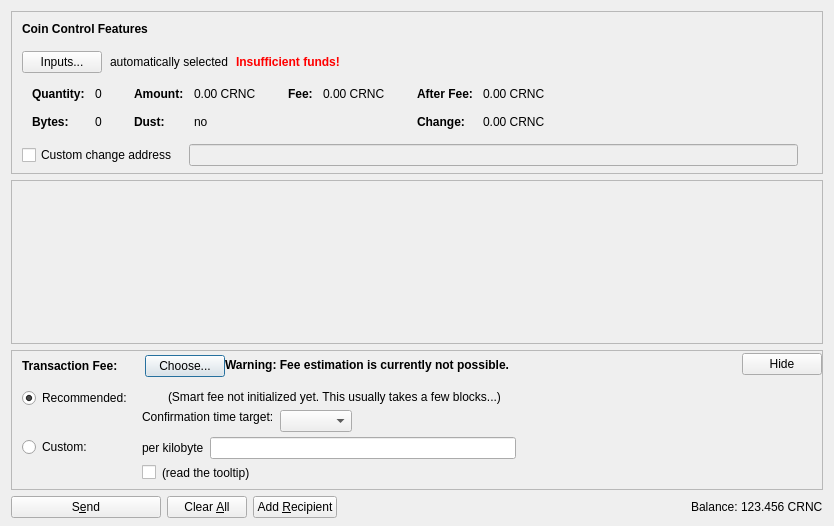
<?xml version="1.0" encoding="UTF-8"?>
<ui version="4.0">
 <class>SendCoinsDialog</class>
 <widget class="QDialog" name="SendCoinsDialog">
  <property name="geometry">
   <rect>
    <x>0</x>
    <y>0</y>
    <width>720</width>
    <height>526</height>
   </rect>
  </property>
  <property name="windowTitle">
   <string>Send Coins</string>
  </property>
  <layout class="QVBoxLayout" name="verticalLayout" stretch="0,1,0,0">
   <property name="bottomMargin">
    <number>8</number>
   </property>
   <item>
    <widget class="QFrame" name="frameCoinControl">
     <property name="sizePolicy">
      <sizepolicy hsizetype="Expanding" vsizetype="Expanding">
       <horstretch>0</horstretch>
       <verstretch>0</verstretch>
      </sizepolicy>
     </property>
     <property name="maximumSize">
      <size>
       <width>16777215</width>
       <height>16777215</height>
      </size>
     </property>
     <property name="frameShape">
      <enum>QFrame::StyledPanel</enum>
     </property>
     <property name="frameShadow">
      <enum>QFrame::Sunken</enum>
     </property>
     <layout class="QVBoxLayout" name="verticalLayoutCoinControl2">
      <property name="spacing">
       <number>0</number>
      </property>
      <property name="leftMargin">
       <number>0</number>
      </property>
      <property name="topMargin">
       <number>0</number>
      </property>
      <property name="rightMargin">
       <number>0</number>
      </property>
      <property name="bottomMargin">
       <number>6</number>
      </property>
      <item>
       <layout class="QVBoxLayout" name="verticalLayoutCoinControl" stretch="0,0,0,0,1">
        <property name="spacing">
         <number>0</number>
        </property>
        <property name="leftMargin">
         <number>10</number>
        </property>
        <property name="topMargin">
         <number>10</number>
        </property>
        <item>
         <layout class="QHBoxLayout" name="horizontalLayoutCoinControl1">
          <property name="bottomMargin">
           <number>15</number>
          </property>
          <item>
           <widget class="QLabel" name="labelCoinControlFeatures">
            <property name="sizePolicy">
             <sizepolicy hsizetype="Preferred" vsizetype="Maximum">
              <horstretch>0</horstretch>
              <verstretch>0</verstretch>
             </sizepolicy>
            </property>
            <property name="font">
             <font>
              <weight>75</weight>
              <bold>true</bold>
             </font>
            </property>
            <property name="styleSheet">
             <string notr="true">font-weight:bold;</string>
            </property>
            <property name="text">
             <string>Coin Control Features</string>
            </property>
           </widget>
          </item>
         </layout>
        </item>
        <item>
         <layout class="QHBoxLayout" name="horizontalLayoutCoinControl2" stretch="0,0,0,0">
          <property name="spacing">
           <number>8</number>
          </property>
          <property name="bottomMargin">
           <number>10</number>
          </property>
          <item>
           <widget class="QPushButton" name="pushButtonCoinControl">
            <property name="styleSheet">
             <string notr="true"/>
            </property>
            <property name="text">
             <string>Inputs...</string>
            </property>
            <property name="autoDefault">
             <bool>false</bool>
            </property>
           </widget>
          </item>
          <item>
           <widget class="QLabel" name="labelCoinControlAutomaticallySelected">
            <property name="text">
             <string>automatically selected</string>
            </property>
            <property name="margin">
             <number>5</number>
            </property>
           </widget>
          </item>
          <item>
           <widget class="QLabel" name="labelCoinControlInsuffFunds">
            <property name="font">
             <font>
              <weight>75</weight>
              <bold>true</bold>
             </font>
            </property>
            <property name="styleSheet">
             <string notr="true">color:red;font-weight:bold;</string>
            </property>
            <property name="text">
             <string>Insufficient funds!</string>
            </property>
            <property name="margin">
             <number>5</number>
            </property>
           </widget>
          </item>
          <item>
           <spacer name="horizontalSpacerCoinControl">
            <property name="orientation">
             <enum>Qt::Horizontal</enum>
            </property>
            <property name="sizeHint" stdset="0">
             <size>
              <width>40</width>
              <height>1</height>
             </size>
            </property>
           </spacer>
          </item>
         </layout>
        </item>
        <item>
         <widget class="QWidget" name="widgetCoinControl" native="true">
          <property name="sizePolicy">
           <sizepolicy hsizetype="Preferred" vsizetype="Preferred">
            <horstretch>0</horstretch>
            <verstretch>0</verstretch>
           </sizepolicy>
          </property>
          <property name="minimumSize">
           <size>
            <width>0</width>
            <height>0</height>
           </size>
          </property>
          <property name="styleSheet">
           <string notr="true"/>
          </property>
          <layout class="QHBoxLayout" name="horizontalLayoutCoinControl5">
           <property name="leftMargin">
            <number>0</number>
           </property>
           <property name="topMargin">
            <number>0</number>
           </property>
           <property name="rightMargin">
            <number>0</number>
           </property>
           <property name="bottomMargin">
            <number>0</number>
           </property>
           <item>
            <layout class="QHBoxLayout" name="horizontalLayoutCoinControl3" stretch="0,0,0,1">
             <property name="spacing">
              <number>20</number>
             </property>
             <property name="topMargin">
              <number>0</number>
             </property>
             <property name="bottomMargin">
              <number>10</number>
             </property>
             <item>
              <layout class="QFormLayout" name="formLayoutCoinControl1">
               <property name="horizontalSpacing">
                <number>10</number>
               </property>
               <property name="verticalSpacing">
                <number>14</number>
               </property>
               <property name="leftMargin">
                <number>10</number>
               </property>
               <property name="topMargin">
                <number>4</number>
               </property>
               <property name="rightMargin">
                <number>6</number>
               </property>
               <item row="0" column="0">
                <widget class="QLabel" name="labelCoinControlQuantityText">
                 <property name="font">
                  <font>
                   <weight>75</weight>
                   <bold>true</bold>
                  </font>
                 </property>
                 <property name="text">
                  <string>Quantity:</string>
                 </property>
                 <property name="margin">
                  <number>0</number>
                 </property>
                </widget>
               </item>
               <item row="0" column="1">
                <widget class="QLabel" name="labelCoinControlQuantity">
                 <property name="cursor">
                  <cursorShape>IBeamCursor</cursorShape>
                 </property>
                 <property name="contextMenuPolicy">
                  <enum>Qt::ActionsContextMenu</enum>
                 </property>
                 <property name="text">
                  <string notr="true">0</string>
                 </property>
                 <property name="margin">
                  <number>0</number>
                 </property>
                 <property name="textInteractionFlags">
                  <set>Qt::LinksAccessibleByMouse|Qt::TextSelectableByKeyboard|Qt::TextSelectableByMouse</set>
                 </property>
                </widget>
               </item>
               <item row="1" column="0">
                <widget class="QLabel" name="labelCoinControlBytesText">
                 <property name="font">
                  <font>
                   <weight>75</weight>
                   <bold>true</bold>
                  </font>
                 </property>
                 <property name="text">
                  <string>Bytes:</string>
                 </property>
                </widget>
               </item>
               <item row="1" column="1">
                <widget class="QLabel" name="labelCoinControlBytes">
                 <property name="cursor">
                  <cursorShape>IBeamCursor</cursorShape>
                 </property>
                 <property name="contextMenuPolicy">
                  <enum>Qt::ActionsContextMenu</enum>
                 </property>
                 <property name="text">
                  <string notr="true">0</string>
                 </property>
                 <property name="textInteractionFlags">
                  <set>Qt::LinksAccessibleByMouse|Qt::TextSelectableByKeyboard|Qt::TextSelectableByMouse</set>
                 </property>
                </widget>
               </item>
              </layout>
             </item>
             <item>
              <layout class="QFormLayout" name="formLayoutCoinControl2">
               <property name="horizontalSpacing">
                <number>10</number>
               </property>
               <property name="verticalSpacing">
                <number>14</number>
               </property>
               <property name="leftMargin">
                <number>6</number>
               </property>
               <property name="topMargin">
                <number>4</number>
               </property>
               <property name="rightMargin">
                <number>6</number>
               </property>
               <item row="0" column="0">
                <widget class="QLabel" name="labelCoinControlAmountText">
                 <property name="font">
                  <font>
                   <weight>75</weight>
                   <bold>true</bold>
                  </font>
                 </property>
                 <property name="text">
                  <string>Amount:</string>
                 </property>
                 <property name="margin">
                  <number>0</number>
                 </property>
                </widget>
               </item>
               <item row="0" column="1">
                <widget class="QLabel" name="labelCoinControlAmount">
                 <property name="cursor">
                  <cursorShape>IBeamCursor</cursorShape>
                 </property>
                 <property name="contextMenuPolicy">
                  <enum>Qt::ActionsContextMenu</enum>
                 </property>
                 <property name="text">
                  <string notr="true">0.00 CRNC</string>
                 </property>
                 <property name="textInteractionFlags">
                  <set>Qt::LinksAccessibleByMouse|Qt::TextSelectableByKeyboard|Qt::TextSelectableByMouse</set>
                 </property>
                </widget>
               </item>
               <item row="1" column="0">
                <widget class="QLabel" name="labelCoinControlLowOutputText">
                 <property name="font">
                  <font>
                   <weight>75</weight>
                   <bold>true</bold>
                  </font>
                 </property>
                 <property name="text">
                  <string>Dust:</string>
                 </property>
                </widget>
               </item>
               <item row="1" column="1">
                <widget class="QLabel" name="labelCoinControlLowOutput">
                 <property name="cursor">
                  <cursorShape>IBeamCursor</cursorShape>
                 </property>
                 <property name="contextMenuPolicy">
                  <enum>Qt::ActionsContextMenu</enum>
                 </property>
                 <property name="text">
                  <string notr="true">no</string>
                 </property>
                 <property name="textInteractionFlags">
                  <set>Qt::LinksAccessibleByMouse|Qt::TextSelectableByKeyboard|Qt::TextSelectableByMouse</set>
                 </property>
                </widget>
               </item>
              </layout>
             </item>
             <item>
              <layout class="QFormLayout" name="formLayoutCoinControl3">
               <property name="horizontalSpacing">
                <number>10</number>
               </property>
               <property name="verticalSpacing">
                <number>14</number>
               </property>
               <property name="leftMargin">
                <number>6</number>
               </property>
               <property name="topMargin">
                <number>4</number>
               </property>
               <property name="rightMargin">
                <number>6</number>
               </property>
               <item row="0" column="0">
                <widget class="QLabel" name="labelCoinControlFeeText">
                 <property name="font">
                  <font>
                   <weight>75</weight>
                   <bold>true</bold>
                  </font>
                 </property>
                 <property name="text">
                  <string>Fee:</string>
                 </property>
                 <property name="margin">
                  <number>0</number>
                 </property>
                </widget>
               </item>
               <item row="0" column="1">
                <widget class="QLabel" name="labelCoinControlFee">
                 <property name="cursor">
                  <cursorShape>IBeamCursor</cursorShape>
                 </property>
                 <property name="contextMenuPolicy">
                  <enum>Qt::ActionsContextMenu</enum>
                 </property>
                 <property name="text">
                  <string notr="true">0.00 CRNC</string>
                 </property>
                 <property name="textInteractionFlags">
                  <set>Qt::LinksAccessibleByMouse|Qt::TextSelectableByKeyboard|Qt::TextSelectableByMouse</set>
                 </property>
                </widget>
               </item>
              </layout>
             </item>
             <item>
              <layout class="QFormLayout" name="formLayoutCoinControl4">
               <property name="horizontalSpacing">
                <number>10</number>
               </property>
               <property name="verticalSpacing">
                <number>14</number>
               </property>
               <property name="leftMargin">
                <number>6</number>
               </property>
               <property name="topMargin">
                <number>4</number>
               </property>
               <property name="rightMargin">
                <number>6</number>
               </property>
               <item row="0" column="0">
                <widget class="QLabel" name="labelCoinControlAfterFeeText">
                 <property name="font">
                  <font>
                   <weight>75</weight>
                   <bold>true</bold>
                  </font>
                 </property>
                 <property name="text">
                  <string>After Fee:</string>
                 </property>
                 <property name="margin">
                  <number>0</number>
                 </property>
                </widget>
               </item>
               <item row="0" column="1">
                <widget class="QLabel" name="labelCoinControlAfterFee">
                 <property name="cursor">
                  <cursorShape>IBeamCursor</cursorShape>
                 </property>
                 <property name="contextMenuPolicy">
                  <enum>Qt::ActionsContextMenu</enum>
                 </property>
                 <property name="text">
                  <string notr="true">0.00 CRNC</string>
                 </property>
                 <property name="textInteractionFlags">
                  <set>Qt::LinksAccessibleByMouse|Qt::TextSelectableByKeyboard|Qt::TextSelectableByMouse</set>
                 </property>
                </widget>
               </item>
               <item row="1" column="0">
                <widget class="QLabel" name="labelCoinControlChangeText">
                 <property name="font">
                  <font>
                   <weight>75</weight>
                   <bold>true</bold>
                  </font>
                 </property>
                 <property name="text">
                  <string>Change:</string>
                 </property>
                </widget>
               </item>
               <item row="1" column="1">
                <widget class="QLabel" name="labelCoinControlChange">
                 <property name="cursor">
                  <cursorShape>IBeamCursor</cursorShape>
                 </property>
                 <property name="contextMenuPolicy">
                  <enum>Qt::ActionsContextMenu</enum>
                 </property>
                 <property name="text">
                  <string notr="true">0.00 CRNC</string>
                 </property>
                 <property name="textInteractionFlags">
                  <set>Qt::LinksAccessibleByMouse|Qt::TextSelectableByKeyboard|Qt::TextSelectableByMouse</set>
                 </property>
                </widget>
               </item>
              </layout>
             </item>
            </layout>
           </item>
          </layout>
         </widget>
        </item>
        <item>
         <layout class="QHBoxLayout" name="horizontalLayoutCoinControl4" stretch="0,0,0">
          <property name="spacing">
           <number>12</number>
          </property>
          <property name="sizeConstraint">
           <enum>QLayout::SetDefaultConstraint</enum>
          </property>
          <property name="topMargin">
           <number>5</number>
          </property>
          <property name="rightMargin">
           <number>5</number>
          </property>
          <item>
           <widget class="QCheckBox" name="checkBoxCoinControlChange">
            <property name="toolTip">
             <string>If this is activated, but the change address is empty or invalid, change will be sent to a newly generated address.</string>
            </property>
            <property name="text">
             <string>Custom change address</string>
            </property>
           </widget>
          </item>
          <item>
           <widget class="QValidatedLineEdit" name="lineEditCoinControlChange">
            <property name="enabled">
             <bool>false</bool>
            </property>
            <property name="sizePolicy">
             <sizepolicy hsizetype="Expanding" vsizetype="Fixed">
              <horstretch>0</horstretch>
              <verstretch>0</verstretch>
             </sizepolicy>
            </property>
           </widget>
          </item>
          <item>
           <widget class="QLabel" name="labelCoinControlChangeLabel">
            <property name="sizePolicy">
             <sizepolicy hsizetype="Preferred" vsizetype="Expanding">
              <horstretch>0</horstretch>
              <verstretch>0</verstretch>
             </sizepolicy>
            </property>
            <property name="minimumSize">
             <size>
              <width>0</width>
              <height>0</height>
             </size>
            </property>
            <property name="text">
             <string/>
            </property>
            <property name="margin">
             <number>3</number>
            </property>
           </widget>
          </item>
         </layout>
        </item>
        <item>
         <spacer name="verticalSpacerCoinControl">
          <property name="orientation">
           <enum>Qt::Vertical</enum>
          </property>
          <property name="sizeHint" stdset="0">
           <size>
            <width>800</width>
            <height>1</height>
           </size>
          </property>
         </spacer>
        </item>
       </layout>
      </item>
     </layout>
    </widget>
   </item>
   <item>
    <widget class="QScrollArea" name="scrollArea">
     <property name="widgetResizable">
      <bool>true</bool>
     </property>
     <widget class="QWidget" name="scrollAreaWidgetContents">
      <property name="geometry">
       <rect>
        <x>0</x>
        <y>0</y>
        <width>830</width>
        <height>78</height>
       </rect>
      </property>
      <layout class="QVBoxLayout" name="verticalLayout_2" stretch="0,1">
       <property name="leftMargin">
        <number>0</number>
       </property>
       <property name="topMargin">
        <number>0</number>
       </property>
       <property name="rightMargin">
        <number>0</number>
       </property>
       <property name="bottomMargin">
        <number>0</number>
       </property>
       <item>
        <layout class="QVBoxLayout" name="entries">
         <property name="spacing">
          <number>6</number>
         </property>
        </layout>
       </item>
       <item>
        <spacer name="verticalSpacer">
         <property name="orientation">
          <enum>Qt::Vertical</enum>
         </property>
         <property name="sizeHint" stdset="0">
          <size>
           <width>20</width>
           <height>40</height>
          </size>
         </property>
        </spacer>
       </item>
      </layout>
     </widget>
    </widget>
   </item>
   <item>
    <widget class="QFrame" name="frameFee">
     <property name="sizePolicy">
      <sizepolicy hsizetype="Expanding" vsizetype="Expanding">
       <horstretch>0</horstretch>
       <verstretch>0</verstretch>
      </sizepolicy>
     </property>
     <property name="maximumSize">
      <size>
       <width>16777215</width>
       <height>16777215</height>
      </size>
     </property>
     <property name="frameShape">
      <enum>QFrame::StyledPanel</enum>
     </property>
     <property name="frameShadow">
      <enum>QFrame::Sunken</enum>
     </property>
     <layout class="QVBoxLayout" name="verticalLayoutFee1">
      <property name="spacing">
       <number>0</number>
      </property>
      <property name="leftMargin">
       <number>0</number>
      </property>
      <property name="topMargin">
       <number>0</number>
      </property>
      <property name="rightMargin">
       <number>0</number>
      </property>
      <property name="bottomMargin">
       <number>0</number>
      </property>
      <item>
       <layout class="QVBoxLayout" name="verticalLayoutFee2" stretch="0,0,0">
        <property name="spacing">
         <number>0</number>
        </property>
        <property name="leftMargin">
         <number>10</number>
        </property>
        <property name="topMargin">
         <number>0</number>
        </property>
        <item>
         <layout class="QHBoxLayout" name="horizontalLayoutFee1">
          <property name="bottomMargin">
           <number>0</number>
          </property>
          <item>
           <layout class="QVBoxLayout" name="verticalLayoutFee7">
            <property name="spacing">
             <number>0</number>
            </property>
            <item>
             <spacer name="verticalSpacerSmartFee">
              <property name="orientation">
               <enum>Qt::Vertical</enum>
              </property>
              <property name="sizeType">
               <enum>QSizePolicy::Fixed</enum>
              </property>
              <property name="sizeHint" stdset="0">
               <size>
                <width>1</width>
                <height>4</height>
               </size>
              </property>
             </spacer>
            </item>
            <item>
             <layout class="QHBoxLayout" name="horizontalLayoutSmartFee">
              <property name="spacing">
               <number>10</number>
              </property>
              <item>
               <widget class="QLabel" name="labelFeeHeadline">
                <property name="sizePolicy">
                 <sizepolicy hsizetype="Preferred" vsizetype="Maximum">
                  <horstretch>0</horstretch>
                  <verstretch>0</verstretch>
                 </sizepolicy>
                </property>
                <property name="font">
                 <font>
                  <weight>75</weight>
                  <bold>true</bold>
                 </font>
                </property>
                <property name="styleSheet">
                 <string notr="true">font-weight:bold;</string>
                </property>
                <property name="text">
                 <string>Transaction Fee:</string>
                </property>
               </widget>
              </item>
              <item>
               <widget class="QLabel" name="labelFeeMinimized">
                <property name="text">
                 <string/>
                </property>
               </widget>
              </item>
              <item>
               <widget class="QPushButton" name="buttonChooseFee">
                <property name="text">
                 <string>Choose...</string>
                </property>
               </widget>
              </item>
             </layout>
            </item>
            <item>
             <spacer name="verticalSpacer_5">
              <property name="orientation">
               <enum>Qt::Vertical</enum>
              </property>
              <property name="sizeHint" stdset="0">
               <size>
                <width>1</width>
                <height>1</height>
               </size>
              </property>
             </spacer>
            </item>
           </layout>
          </item>
          <item>
           <widget class="QLabel" name="fallbackFeeWarningLabel">
            <property name="font">
             <font>
              <weight>75</weight>
              <bold>true</bold>
             </font>
            </property>
            <property name="toolTip">
             <string>Using the fallbackfee can result in sending a transaction that will take several hours or days (or never) to confirm. Consider choosing your fee manually or wait until you have validated the complete chain.</string>
            </property>
            <property name="text">
             <string>Warning: Fee estimation is currently not possible.</string>
            </property>
            <property name="wordWrap">
             <bool>false</bool>
            </property>
           </widget>
          </item>
          <item>
           <spacer name="horizontalSpacer_4">
            <property name="orientation">
             <enum>Qt::Horizontal</enum>
            </property>
            <property name="sizeType">
             <enum>QSizePolicy::MinimumExpanding</enum>
            </property>
            <property name="sizeHint" stdset="0">
             <size>
              <width>40</width>
              <height>20</height>
             </size>
            </property>
           </spacer>
          </item>
          <item>
           <widget class="QPushButton" name="buttonMinimizeFee">
            <property name="toolTip">
             <string>collapse fee-settings</string>
            </property>
            <property name="text">
             <string>Hide</string>
            </property>
           </widget>
          </item>
         </layout>
        </item>
        <item>
         <widget class="QFrame" name="frameFeeSelection">
          <layout class="QVBoxLayout" name="verticalLayoutFee12">
           <property name="spacing">
            <number>0</number>
           </property>
           <property name="leftMargin">
            <number>0</number>
           </property>
           <property name="topMargin">
            <number>0</number>
           </property>
           <property name="rightMargin">
            <number>0</number>
           </property>
           <property name="bottomMargin">
            <number>0</number>
           </property>
           <item>
            <layout class="QGridLayout" name="gridLayoutFee">
             <property name="topMargin">
              <number>10</number>
             </property>
             <property name="bottomMargin">
              <number>4</number>
             </property>
             <property name="horizontalSpacing">
              <number>10</number>
             </property>
             <property name="verticalSpacing">
              <number>4</number>
             </property>
             <item row="1" column="1">
              <layout class="QVBoxLayout" name="verticalLayoutFee8">
               <property name="spacing">
                <number>6</number>
               </property>
               <item>
                <layout class="QHBoxLayout" name="horizontalLayoutFee13">
                 <item>
                  <widget class="QLabel" name="labelCustomPerKilobyte">
                   <property name="toolTip">
                    <string>If the custom fee is set to 1000 satoshis and the transaction is only 250 bytes, then &quot;per kilobyte&quot; only pays 250 satoshis in fee, while &quot;total at least&quot; pays 1000 satoshis. For transactions bigger than a kilobyte both pay by kilobyte.</string>
                   </property>
                   <property name="text">
                    <string>per kilobyte</string>
                   </property>
                  </widget>
                 </item>
                 <item>
                  <widget class="BitcoinAmountField" name="customFee"/>
                 </item>
                 <item>
                  <spacer name="horizontalSpacer_6">
                   <property name="orientation">
                    <enum>Qt::Horizontal</enum>
                   </property>
                   <property name="sizeHint" stdset="0">
                    <size>
                     <width>1</width>
                     <height>1</height>
                    </size>
                   </property>
                  </spacer>
                 </item>
                </layout>
               </item>
               <item>
                <layout class="QHBoxLayout" name="horizontalLayoutFee8">
                 <item>
                  <widget class="QCheckBox" name="checkBoxMinimumFee">
                   <property name="toolTip">
                    <string>Paying only the minimum fee is just fine as long as there is less transaction volume than space in the blocks. But be aware that this can end up in a never confirming transaction once there is more demand for Crionic Coin transactions than the network can process.</string>
                   </property>
                   <property name="text">
                    <string/>
                   </property>
                  </widget>
                 </item>
                 <item>
                  <widget class="QLabel" name="labelMinFeeWarning">
                   <property name="enabled">
                    <bool>true</bool>
                   </property>
                   <property name="toolTip">
                    <string>Paying only the minimum fee is just fine as long as there is less transaction volume than space in the blocks. But be aware that this can end up in a never confirming transaction once there is more demand for Crionic Coin transactions than the network can process.</string>
                   </property>
                   <property name="text">
                    <string>(read the tooltip)</string>
                   </property>
                   <property name="margin">
                    <number>5</number>
                   </property>
                  </widget>
                 </item>
                 <item>
                  <spacer name="horizontalSpacer_2">
                   <property name="orientation">
                    <enum>Qt::Horizontal</enum>
                   </property>
                   <property name="sizeHint" stdset="0">
                    <size>
                     <width>1</width>
                     <height>1</height>
                    </size>
                   </property>
                  </spacer>
                 </item>
                </layout>
               </item>
              </layout>
             </item>
             <item row="0" column="0">
              <layout class="QVBoxLayout" name="verticalLayoutFee4" stretch="0,1">
               <item>
                <widget class="QRadioButton" name="radioSmartFee">
                 <property name="text">
                  <string>Recommended:</string>
                 </property>
                 <property name="checked">
                  <bool>true</bool>
                 </property>
                 <attribute name="buttonGroup">
                  <string notr="true">groupFee</string>
                 </attribute>
                </widget>
               </item>
               <item>
                <spacer name="verticalSpacer_2">
                 <property name="orientation">
                  <enum>Qt::Vertical</enum>
                 </property>
                 <property name="sizeHint" stdset="0">
                  <size>
                   <width>1</width>
                   <height>1</height>
                  </size>
                 </property>
                </spacer>
               </item>
              </layout>
             </item>
             <item row="1" column="0">
              <layout class="QVBoxLayout" name="verticalLayoutFee9" stretch="0,1">
               <item>
                <widget class="QRadioButton" name="radioCustomFee">
                 <property name="text">
                  <string>Custom:</string>
                 </property>
                 <attribute name="buttonGroup">
                  <string notr="true">groupFee</string>
                 </attribute>
                </widget>
               </item>
               <item>
                <spacer name="verticalSpacer_6">
                 <property name="orientation">
                  <enum>Qt::Vertical</enum>
                 </property>
                 <property name="sizeHint" stdset="0">
                  <size>
                   <width>1</width>
                   <height>1</height>
                  </size>
                 </property>
                </spacer>
               </item>
              </layout>
             </item>
             <item row="0" column="1">
              <layout class="QVBoxLayout" name="verticalLayoutFee3" stretch="0,0,1">
               <property name="spacing">
                <number>6</number>
               </property>
               <property name="topMargin">
                <number>2</number>
               </property>
               <item>
                <layout class="QHBoxLayout" name="horizontalLayoutFee12">
                 <item>
                  <widget class="QLabel" name="labelSmartFee">
                   <property name="text">
                    <string/>
                   </property>
                   <property name="margin">
                    <number>2</number>
                   </property>
                  </widget>
                 </item>
                 <item>
                  <widget class="QLabel" name="labelFeeEstimation">
                   <property name="text">
                    <string/>
                   </property>
                  </widget>
                 </item>
                 <item>
                  <widget class="QLabel" name="labelSmartFee2">
                   <property name="text">
                    <string>(Smart fee not initialized yet. This usually takes a few blocks...)</string>
                   </property>
                   <property name="margin">
                    <number>2</number>
                   </property>
                  </widget>
                 </item>
                 <item>
                  <spacer name="horizontalSpacer_5">
                   <property name="orientation">
                    <enum>Qt::Horizontal</enum>
                   </property>
                   <property name="sizeHint" stdset="0">
                    <size>
                     <width>1</width>
                     <height>1</height>
                    </size>
                   </property>
                  </spacer>
                 </item>
                </layout>
               </item>
               <item>
                <layout class="QHBoxLayout" name="horizontalLayoutFee9">
                 <item>
                  <layout class="QVBoxLayout" name="verticalLayoutFee6">
                   <item>
                    <widget class="QLabel" name="labelSmartFee3">
                     <property name="text">
                      <string>Confirmation time target:</string>
                     </property>
                     <property name="margin">
                      <number>2</number>
                     </property>
                    </widget>
                   </item>
                   <item>
                    <spacer name="verticalSpacer_3">
                     <property name="orientation">
                      <enum>Qt::Vertical</enum>
                     </property>
                     <property name="sizeHint" stdset="0">
                      <size>
                       <width>1</width>
                       <height>1</height>
                      </size>
                     </property>
                    </spacer>
                   </item>
                  </layout>
                 </item>
                 <item>
                  <layout class="QVBoxLayout" name="verticalLayoutFee5">
                   <property name="rightMargin">
                    <number>30</number>
                   </property>
                   <item>
                    <layout class="QHBoxLayout" name="horizontalLayoutConfTarget">
                     <property name="bottomMargin">
                      <number>0</number>
                     </property>
                     <item>
                      <widget class="QComboBox" name="confTargetSelector"/>
                     </item>
                     <item>
                      <spacer name="horizontalSpacerConfTarget">
                       <property name="orientation">
                        <enum>Qt::Horizontal</enum>
                       </property>
                       <property name="sizeHint" stdset="0">
                        <size>
                         <width>40</width>
                         <height>20</height>
                        </size>
                       </property>
                      </spacer>
                     </item>
                    </layout>
                   </item>
                  </layout>
                 </item>
                </layout>
               </item>
               <item>
                <spacer name="verticalSpacer_4">
                 <property name="orientation">
                  <enum>Qt::Vertical</enum>
                 </property>
                 <property name="sizeHint" stdset="0">
                  <size>
                   <width>1</width>
                   <height>1</height>
                  </size>
                 </property>
                </spacer>
               </item>
              </layout>
             </item>
            </layout>
           </item>
          </layout>
         </widget>
        </item>
        <item>
         <spacer name="verticalSpacerFee">
          <property name="orientation">
           <enum>Qt::Vertical</enum>
          </property>
          <property name="sizeHint" stdset="0">
           <size>
            <width>40</width>
            <height>5</height>
           </size>
          </property>
         </spacer>
        </item>
       </layout>
      </item>
     </layout>
    </widget>
   </item>
   <item>
    <layout class="QHBoxLayout" name="horizontalLayout">
     <item>
      <widget class="QPushButton" name="sendButton">
       <property name="minimumSize">
        <size>
         <width>150</width>
         <height>0</height>
        </size>
       </property>
       <property name="toolTip">
        <string>Confirm the send action</string>
       </property>
       <property name="text">
        <string>S&amp;end</string>
       </property>
       <property name="icon">
        <iconset resource="../bitcoin.qrc">
         <normaloff>:/icons/send</normaloff>:/icons/send</iconset>
       </property>
       <property name="autoDefault">
        <bool>false</bool>
       </property>
       <property name="default">
        <bool>false</bool>
       </property>
      </widget>
     </item>
     <item>
      <widget class="QPushButton" name="clearButton">
       <property name="sizePolicy">
        <sizepolicy hsizetype="Minimum" vsizetype="Fixed">
         <horstretch>0</horstretch>
         <verstretch>0</verstretch>
        </sizepolicy>
       </property>
       <property name="toolTip">
        <string>Clear all fields of the form.</string>
       </property>
       <property name="text">
        <string>Clear &amp;All</string>
       </property>
       <property name="icon">
        <iconset resource="../bitcoin.qrc">
         <normaloff>:/icons/remove</normaloff>:/icons/remove</iconset>
       </property>
       <property name="autoDefault">
        <bool>false</bool>
       </property>
      </widget>
     </item>
     <item>
      <widget class="QPushButton" name="addButton">
       <property name="toolTip">
        <string>Send to multiple recipients at once</string>
       </property>
       <property name="text">
        <string>Add &amp;Recipient</string>
       </property>
       <property name="icon">
        <iconset resource="../bitcoin.qrc">
         <normaloff>:/icons/add</normaloff>:/icons/add</iconset>
       </property>
       <property name="autoDefault">
        <bool>false</bool>
       </property>
      </widget>
     </item>
     <item>
      <spacer name="horizontalSpacer">
       <property name="orientation">
        <enum>Qt::Horizontal</enum>
       </property>
       <property name="sizeHint" stdset="0">
        <size>
         <width>40</width>
         <height>20</height>
        </size>
       </property>
      </spacer>
     </item>
     <item>
      <layout class="QHBoxLayout" name="horizontalLayout_2">
       <property name="spacing">
        <number>3</number>
       </property>
       <item>
        <widget class="QLabel" name="label">
         <property name="sizePolicy">
          <sizepolicy hsizetype="Preferred" vsizetype="Fixed">
           <horstretch>0</horstretch>
           <verstretch>0</verstretch>
          </sizepolicy>
         </property>
         <property name="text">
          <string>Balance:</string>
         </property>
        </widget>
       </item>
       <item>
        <widget class="QLabel" name="labelBalance">
         <property name="sizePolicy">
          <sizepolicy hsizetype="Preferred" vsizetype="Fixed">
           <horstretch>0</horstretch>
           <verstretch>0</verstretch>
          </sizepolicy>
         </property>
         <property name="cursor">
          <cursorShape>IBeamCursor</cursorShape>
         </property>
         <property name="text">
          <string notr="true">123.456 CRNC</string>
         </property>
         <property name="textInteractionFlags">
          <set>Qt::LinksAccessibleByMouse|Qt::TextSelectableByKeyboard|Qt::TextSelectableByMouse</set>
         </property>
        </widget>
       </item>
      </layout>
     </item>
    </layout>
   </item>
  </layout>
 </widget>
 <customwidgets>
  <customwidget>
   <class>QValidatedLineEdit</class>
   <extends>QLineEdit</extends>
   <header>qt/qvalidatedlineedit.h</header>
  </customwidget>
  <customwidget>
   <class>BitcoinAmountField</class>
   <extends>QLineEdit</extends>
   <header>qt/bitcoinamountfield.h</header>
   <container>1</container>
  </customwidget>
 </customwidgets>
 <resources>
  <include location="../bitcoin.qrc"/>
 </resources>
 <connections/>
 <buttongroups>
  <buttongroup name="groupFee"/>
 </buttongroups>
</ui>
